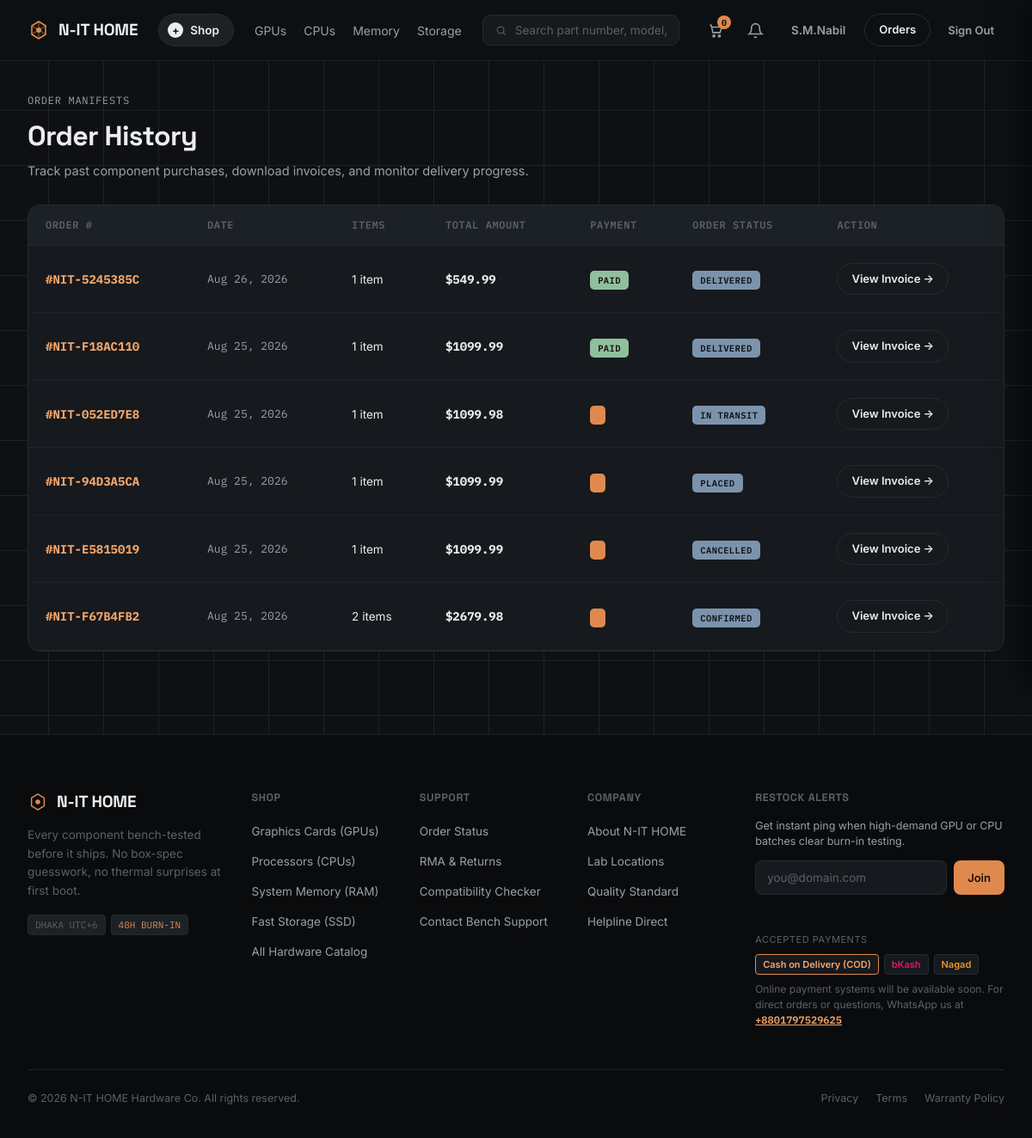
The app's page /orders/history/ (signed in) with its own data.
### accounts/models.py (models this page shows, shortened)
class User(AbstractBaseUser, PermissionsMixin):
    email = models.EmailField(unique=True, db_index=True)
    first_name = models.CharField(max_length=50, blank=True)
    last_name = models.CharField(max_length=50, blank=True)
    is_active = models.BooleanField(default=True)
    is_staff = models.BooleanField(default=False)
    is_verified = models.BooleanField(default=False)
    created_at = models.DateTimeField(auto_now_add=True)
    objects = UserManager()
    USERNAME_FIELD = 'email'
    REQUIRED_FIELDS = []
    class Meta:
        verbose_name = 'User'
        verbose_name_plural = 'Users'
        ordering = ['-created_at']

### orders/models.py (models this page shows, shortened)
class Order(models.Model):
    STATUS_CHOICES = (
        ('PENDING', 'Placed'),
        ('CONFIRMED', 'Confirmed'),
        ('PACKAGING', 'Bench Packaging'),
        ('SHIPPED', 'In Transit'),
        ('DELIVERED', 'Delivered'),
        ('CANCEL_REQUESTED', 'Cancellation Requested'),
        ('CANCELLED', 'Cancelled'),
    )
    PAYMENT_METHOD_CHOICES = (
        ('COD', 'Cash on Delivery (COD)'),
        ('BKASH', 'bKash Mobile Financial Service'),
        ('NAGAD', 'Nagad Mobile Financial Service'),
    )
    order_number = models.CharField(max_length=32, unique=True, editable=False)
    user = models.ForeignKey(
        settings.AUTH_USER_MODEL,
        on_delete=models.SET_NULL,
        null=True,
        blank=True,
        related_name='orders'
    )
    full_name = models.CharField(max_length=120)
    email = models.EmailField()
    phone = models.CharField(max_length=20)
    street_address = models.CharField(max_length=255)
    city = models.CharField(max_length=100)
    state_or_division = models.CharField(max_length=100, blank=True)
    postal_code = models.CharField(max_length=20)
    country = models.CharField(max_length=100, default='Bangladesh')
    order_notes = models.TextField(blank=True, null=True)
    subtotal = models.DecimalField(max_digits=10, decimal_places=2, default=0.0)
    shipping_fee = models.DecimalField(max_digits=10, decimal_places=2, default=0.0)
    total_amount = models.DecimalField(max_digits=10, decimal_places=2)
    status = models.CharField(max_length=20, choices=STATUS_CHOICES, default='PENDING')
    payment_method = models.CharField(max_length=20, choices=PAYMENT_METHOD_CHOICES, default='COD')
    is_paid = models.BooleanField(default=False)
    created_at = models.DateTimeField(auto_now_add=True)
    updated_at = models.DateTimeField(auto_now=True)
    class Meta:
        ordering = ['-created_at']
    @property
    def payment_status(self) -> str:
        return 'PAID' if self.is_paid else 'PENDING'

### orders/views.py (the view)
# urls.py: path('history/', OrderHistoryView.as_view(), name='order_history'),
class OrderHistoryView(LoginRequiredMixin, ListView):
    model = Order
    template_name = 'orders/order_history.html'
    context_object_name = 'orders'
    paginate_by = 10
    def get_queryset(self):
        return Order.objects.filter(user=self.request.user).prefetch_related('items')
    def get_context_data(self, **kwargs) -> dict[str, Any]:
        context = super().get_context_data(**kwargs)
        context['title'] = 'My Orders'
        return context

### cart/context_processors.py (called while the page is built)
def cart(request: HttpRequest) -> dict[str, Any]:
    return {'cart': Cart(request)}

### core/context_processors.py (called while the page is built)
def site_context(request: HttpRequest) -> dict[str, Any]:
    categories = Category.objects.all().order_by('name')
    unread_count = 0
    recent_notifications = []
    if request.user.is_authenticated:
        unread_count = Notification.objects.filter(user=request.user, is_read=False).count()
        recent_notifications = Notification.objects.filter(user=request.user)[:5]
    return {
        'site_name': 'N-IT HOME',
        'site_tagline': 'Premium PC Hardware & Components',
        'currency_symbol': '$',
        'nav_categories': categories,
        'unread_notifications_count': unread_count,
        'recent_notifications': recent_notifications,
    }

### templates/orders/order_history.html (shortened to what this page needs)
{% extends 'base.html' %}
{% block content %}
<div class="wrap" style="padding-top: 32px; padding-bottom: 56px;">
    <div style="margin-bottom: 28px;">
        <span class="eyebrow mono" style="margin-bottom: 8px;">Order Manifests</span>
        <h1 style="font-size: 2rem; font-weight: 700; color: var(--text); margin-bottom: 6px;">
            Order History
        </h1>
        <p style="color: var(--text-dim); font-size: 14.5px;">
            Track past component purchases, download invoices, and monitor delivery progress.
        </p>
    </div>
    {% if orders %}
        <div class="cart-items-card">
            <table class="cart-table">
                <thead>
                    <tr>
                        <th>Order #</th>
                        <th>Date</th>
                        <th>Items</th>
                        <th>Total Amount</th>
                        <th>Payment</th>
                        <th>Order Status</th>
                        <th>Action</th>
                    </tr>
                </thead>
                <tbody>
                    {% for ord in orders %}
                        <tr>
                            <td>
                                <strong class="mono" style="color: var(--copper-bright);">#{{ ord.order_number }}</strong>
                            </td>
                            <td class="mono" style="font-size: 13px; color: var(--text-dim);">
                                {{ ord.created_at|date:"M d, Y" }}
                            </td>
                            <td>
                                <span style="font-size: 13.5px; color: var(--text);">{{ ord.items.count }} item{{ ord.items.count|pluralize }}</span>
                            </td>
                            <td>
                                <span class="mono" style="font-weight: 700; color: var(--text);">${{ ord.total_amount }}</span>
                            </td>
                            <td>
                                {% if ord.payment_status == 'PAID' %}
                                    <span class="badge" style="position: static; background: var(--ok); color: #161005;">PAID</span>
                                {% else %}
                                    <span class="badge" style="position: static; background: var(--copper); color: #161005;">{{ ord.get_payment_status_display }}</span>
                                {% endif %}
                            </td>
                            <td>
                                <span class="badge value" style="position: static;">{{ ord.get_status_display }}</span>
                            </td>
                            <td>
                                <a href="{% url 'orders:order_detail' order_number=ord.order_number %}" class="btn-outline btn-sm">
                                    View Invoice &rarr;
                                </a>
                            </td>
                        </tr>
                    {% endfor %}
                </tbody>
            </table>
        </div>
    {% endif %}
</div>
{% endblock %}

### templates/includes/navbar.html (shortened to what this page needs)
{% load static %}
<header class="nav" id="top">
  <div class="nav-inner">
    <a class="logo" href="{% url 'products:product_list' %}">
      N-IT HOME
    </a>
    <button class="menu-btn" id="menuBtn" type="button" aria-expanded="false" aria-controls="megaMenu">
      <span class="plus">+</span> Shop
    </button>
    <nav class="nav-links">
      <a href="{% url 'products:product_list' %}?category=gpu#catalog">GPUs</a>
      <a href="{% url 'products:product_list' %}?category=cpu#catalog">CPUs</a>
      <a href="{% url 'products:product_list' %}?category=ram#catalog">Memory</a>
      <a href="{% url 'products:product_list' %}?category=ssd#catalog">Storage</a>
    </nav>
    <form action="{% url 'products:product_list' %}#catalog" method="get" class="nav-search" role="search">
      <button type="submit" class="nav-search-btn" aria-label="Search">
        <svg width="15" height="15" viewBox="0 0 24 24" fill="none" stroke="currentColor" stroke-width="2" aria-hidden="true">
          <circle cx="11" cy="11" r="7"/>
          <path d="M21 21L16.5 16.5"/>
        </svg>
      </button>
      <input type="text" name="q" value="{{ search_query|default:'' }}" placeholder="Search part number, model, or spec…" autocomplete="off">
    </form>
    <div class="nav-actions">
      <a href="{% url 'cart:cart_detail' %}" class="icon-btn" id="cartBtn" aria-label="Shopping Cart">
        <svg width="19" height="19" viewBox="0 0 24 24" fill="none" stroke="currentColor" stroke-width="2">
          <path d="M3 4H5L7.5 15H18L20.5 7H6.5"/>
          <circle cx="9" cy="20" r="1.4"/>
          <circle cx="17" cy="20" r="1.4"/>
        </svg>
        <span class="cart-badge" id="cartBadge">{{ cart.total_items|default:'0' }}</span>
      </a>
      {% if user.is_authenticated %}
        <a href="{% url 'accounts:notifications' %}" class="icon-btn" aria-label="Notifications" title="Notifications">
          <svg width="19" height="19" viewBox="0 0 24 24" fill="none" stroke="currentColor" stroke-width="2">
            <path d="M18 8A6 6 0 0 0 6 8c0 7-3 9-3 9h18s-3-2-3-9"/>
            <path d="M13.73 21a2 2 0 0 1-3.46 0"/>
          </svg>
        </a>
        <a href="{% url 'accounts:profile' %}" class="btn-ghost" style="padding: 8px 14px; font-size: 13.5px;">
          {{ user.first_name|default:user.email|truncatechars:14 }}
        </a>
        <a href="{% url 'orders:order_history' %}" class="btn-outline" style="padding: 8px 16px; font-size: 13px;">
          Orders
        </a>
        <form method="post" action="{% url 'accounts:logout' %}" style="display: inline; margin: 0;">
          <button type="submit" class="btn-ghost" style="background: none; border: none; font-size: 13px; padding: 8px 12px;" title="Sign out">
            Sign Out
          </button>
        </form>
      {% else %}
        <a class="btn-ghost" href="{% url 'accounts:login' %}">Log In</a>
        <a class="btn-solid" href="{% url 'accounts:signup' %}" style="padding:9px 18px; font-size: 13.5px;">Sign Up</a>
      {% endif %}
    </div>
  </div>
</header>

### static/css/forms.css (style rules this page uses)
.cart-items-card, .cart-table-card { background: var(--panel); border: 1px solid var(--line); border-radius: var(--radius); overflow: hidden; }
.cart-table { width: 100%; border-collapse: collapse; }
.cart-table th { background: var(--panel-2); padding: 14px 20px; font-size: 12px; font-weight: 600; text-transform: uppercase; letter-spacing: 0.05em; color: var(--text-faint); text-align: left; border-bottom: 1px solid var(--line); font-family: var(--font-mono); }
.cart-table td { padding: 20px; border-bottom: 1px solid var(--line-soft); font-size: 14px; }

### records on screen
User: first_name "S.M.Nabil"
Order: order_number "NIT-5245385C", created_at "Aug 26, 2026", items.count "1", total_amount "549.99", is_paid "PAID", status "DELIVERED"
Order: order_number "NIT-F18AC110", created_at "Aug 25, 2026", items.count "1", total_amount "1099.99", is_paid "PAID", status "DELIVERED"
Order: order_number "NIT-052ED7E8", created_at "Aug 25, 2026", items.count "1", total_amount "1099.98", status "IN TRANSIT"
Order: order_number "NIT-94D3A5CA", created_at "Aug 25, 2026", items.count "1", total_amount "1099.99", status "PLACED"
Order: order_number "NIT-E5815019", created_at "Aug 25, 2026", items.count "1", total_amount "1099.99", status "CANCELLED"
Order: order_number "NIT-F67B4FB2", created_at "Aug 25, 2026", items.count "2", total_amount "2679.98", status "CONFIRMED"

### other values on screen
{{ cart.total_items|default:'0' }} "0"
